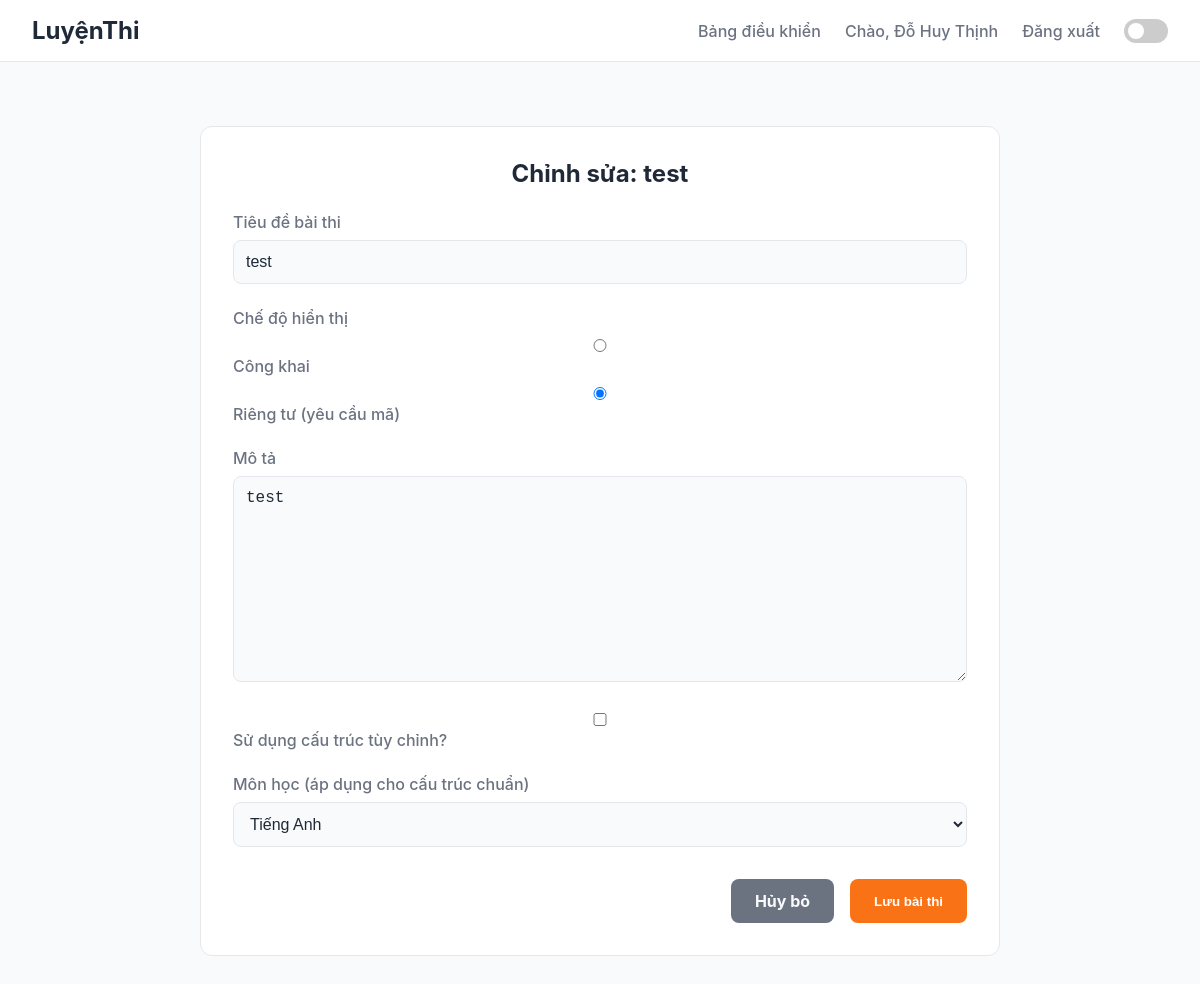
/dashboard/exam/1/update/ (signed in), run on the app's committed database.
### quizapp/models.py (models this page shows, shortened)
class User(AbstractUser):
    class Role(models.TextChoices):
        STUDENT = 'STUDENT', 'Học sinh'
        TEACHER = 'TEACHER', 'Giáo viên'
    first_name = models.CharField(_("Họ và Tên"), max_length=150, blank=False)
    last_name = models.CharField(_("last name"), max_length=150, blank=True, editable=False)
    email = models.EmailField(_("email address"), unique=True)
    role = models.CharField(max_length=50, choices=Role.choices, default=Role.STUDENT)
    school = models.CharField(max_length=255, blank=True, verbose_name="Trường")
    school_class = models.CharField(max_length=50, blank=True, verbose_name="Lớp")
    date_of_birth = models.DateField(null=True, blank=True, verbose_name="Ngày Sinh")
    phone_number = models.CharField(max_length=15, blank=True, verbose_name="Số điện thoại")

class Exam(models.Model):
    class SubjectType(models.TextChoices):
        MATH = 'MATH', 'Toán'
        PHYSICS = 'PHYSICS', 'Vật lý'
        CHEMISTRY = 'CHEMISTRY', 'Hóa học'
        BIOLOGY = 'BIOLOGY', 'Sinh học'
        HISTORY = 'HISTORY', 'Lịch sử'
        GEOGRAPHY = 'GEOGRAPHY', 'Địa lí'
        CIVIC_EDUCATION = 'CIVIC_EDUCATION', 'Giáo dục công dân'
        ENGLISH = 'ENGLISH', 'Tiếng Anh'
        TSA = 'TSA', 'Đánh giá tư duy (TSA)'
        OTHER = 'OTHER', 'Môn khác'
    class Visibility(models.TextChoices):
        PUBLIC = 'PUBLIC', 'Công khai'
        PRIVATE = 'PRIVATE', 'Riêng tư (yêu cầu mã)'
    title = models.CharField(max_length=255, verbose_name="Tiêu đề kỳ thi")
    visibility = models.CharField(
        max_length=10,
        choices=Visibility.choices,
        default=Visibility.PUBLIC,
        verbose_name="Chế độ hiển thị"
    )
    description = models.TextField(blank=True, null=True, verbose_name="Mô tả")
    owner = models.ForeignKey(settings.AUTH_USER_MODEL, on_delete=models.CASCADE, related_name='exams')
    subject = models.CharField(max_length=20, choices=SubjectType.choices, default=SubjectType.OTHER, verbose_name="Môn học (cho cấu trúc chuẩn)")
    duration_minutes = models.PositiveIntegerField(default=50, verbose_name="Thời gian làm bài (phút)")
    is_custom = models.BooleanField(default=False, verbose_name="Cấu trúc tùy chỉnh")
    code = models.CharField(max_length=8, unique=True, blank=True, default=generate_exam_code, verbose_name="Mã bài thi")
    created_at = models.DateTimeField(auto_now_add=True)
    updated_at = models.DateTimeField(auto_now=True)
    class Meta: ordering = ['-created_at']

### quizapp/views.py (the view, shortened to what this page needs)
# urls.py: path('dashboard/exam/<int:pk>/update/', views.ExamUpdateView.as_view(), name='exam_update'),
class ExamUpdateView(ExamOwnerRequiredMixin, UpdateView):
    model = Exam
    form_class = ExamForm
    template_name = 'dashboard/exam_form_custom.html'
    success_url = reverse_lazy('teacher_dashboard')
    def get_context_data(self, **kwargs):
        data = super().get_context_data(**kwargs)
        if self.request.POST:
            data['section_formset'] = ExamSectionFormSet(self.request.POST, instance=self.object, prefix='sections')
        else:
            data['section_formset'] = ExamSectionFormSet(instance=self.object, prefix='sections')
        data['page_title'] = f'Chỉnh sửa: {self.object.title}'
        return data

### quizapp/forms.py
class ExamForm(forms.ModelForm):
    class Meta:
        model = Exam
        fields = ['title', 'visibility', 'is_custom', 'subject', 'duration_minutes', 'description']
        labels = {
            'title': 'Tiêu đề bài thi',
            'visibility': 'Chế độ hiển thị',
            'is_custom': 'Sử dụng cấu trúc tùy chỉnh?',
            'subject': 'Môn học (áp dụng cho cấu trúc chuẩn)',
            'duration_minutes': 'Thời gian làm bài (phút)',
            'description': 'Mô tả',
        }
        widgets = {
            'visibility': forms.RadioSelect,
        }

### quizapp/views.py (called while the page is built)
def is_teacher(user):
    return user.is_authenticated and user.role == 'TEACHER'

    def test_func(self): return is_teacher(self.request.user)

    def test_func(self):
        exam = self.get_object()
        return super().test_func() and exam.owner == self.request.user

### quizapp/templates/dashboard/exam_form_custom.html (shortened to what this page needs)
{% extends "base.html" %}
{% block content %}
<div class="form-wrapper">
    <h2>{{ page_title }}</h2>
    <form method="post">
        <div class="form-field">
            <label for="{{ form.title.id_for_label }}">Tiêu đề bài thi</label>
            {{ form.title }}
        </div>
        <div class="form-field visibility-field">
            <label>{{ form.visibility.label }}</label>
            {{ form.visibility }}
        </div>
        <div class="form-field">
            <label for="{{ form.description.id_for_label }}">Mô tả</label>
            {{ form.description }}
        </div>
        <div class="form-field is-custom-field">
             {{ form.is_custom }}
             <label for="{{ form.is_custom.id_for_label }}">{{ form.is_custom.label }}</label>
        </div>
        <div id="standard-structure-fields">
            <div class="form-field">
                <label for="{{ form.subject.id_for_label }}">{{ form.subject.label }}</label>
                {{ form.subject }}
            </div>
        </div>
        <div style="display: flex; justify-content: flex-end; gap: 1rem; margin-top: 2rem;">
            <a href="{{ request.META.HTTP_REFERER|default:request.get_full_path }}" class="btn" style="background-color: var(--text-secondary); color: var(--bg-primary);">Hủy bỏ</a>
            <button type="submit" class="btn btn-cta">Lưu bài thi</button>
        </div>
    </form>
</div>
{% endblock %}

### quizapp/templates/base.html (shortened to what this page needs)
<!DOCTYPE html>
<html lang="vi">
<head>
</head>
<body>
    <nav>
        <div class="logo">
            <a href="{% url 'home' %}">LuyệnThi</a>
        </div>
        <div class="nav-links">
            {% if user.is_authenticated %}
            {% if user.role == 'TEACHER' %}
            <a href="{% url 'teacher_dashboard' %}">Bảng điều khiển</a>
            {% elif user.role == 'STUDENT' %}
            <a href="{% url 'student_exam_list' %}">Danh sách bài thi</a>
            <a href="{% url 'student_result_history' %}">Lịch sử</a>
            {% endif %}
            <span>Chào, {{ user.first_name|default:user.username }}</span>
            <form action="{% url 'logout' %}" method="post" style="display: inline;">
                <button type="submit"
                    style="background:none; border:none; color:var(--text-secondary); cursor:pointer; font-weight:500; font-family:var(--font-sans); font-size:1rem;">Đăng
                    xuất</button>
            </form>
            {% else %}
            <a href="{% url 'login' %}">Đăng nhập</a>
            <a href="{% url 'register' %}" class="button">Đăng ký</a>
            {% endif %}
            <div class="theme-switch-wrapper">
                <label class="theme-switch" for="checkbox">
                    <div class="slider round"></div>
                </label>
            </div>
        </div>
    </nav>
    <main class="main-content">
        {% block content %}{% endblock %}
    </main>
</body>
</html>

### quizapp/templates/base.html (style rules this page uses)
:root { --font-sans: -apple-system, BlinkMacSystemFont, "Segoe UI", Roboto, "Helvetica Neue", Arial, sans-serif; --bg-primary: #F9FAFB; --bg-surface: #FFFFFF; --text-primary: #1F2937; --text-secondary: #6B7280; --accent: #3B82F6; --cta: #F97316; --border: #E5E7EB; --error: #DC2626; --success: #10B981; }
* { box-sizing: border-box; margin: 0; padding: 0; }
body { font-family: var(--font-sans); background-color: var(--bg-primary); color: var(--text-primary); transition: background-color 0.3s, color 0.3s; }
nav { background-color: var(--bg-surface); padding: 1rem 2rem; display: flex; justify-content: space-between; align-items: center; border-bottom: 1px solid var(--border); position: sticky; top: 0; z-index: 100; }
nav .logo a { color: var(--text-primary); text-decoration: none; font-weight: bold; font-size: 1.5rem; }
nav .nav-links { display: flex; align-items: center; gap: 1.5rem; }
nav .nav-links a, nav .nav-links span { color: var(--text-secondary); text-decoration: none; font-weight: 500; transition: color 0.2s; }
.main-content { max-width: 1024px; margin: 2rem auto; padding: 2rem; }
.form-wrapper { background-color: var(--bg-surface); padding: 2rem; border-radius: 0.75rem; max-width: 500px; margin: auto; border: 1px solid var(--border); }
.form-wrapper h2 { text-align: center; margin-bottom: 1.5rem; color: var(--text-primary); }
.form-field { margin-bottom: 1.25rem; }
.form-field label { display: block; margin-bottom: 0.5rem; font-weight: 500; color: var(--text-secondary); }
.form-field input, .form-field select, .form-field textarea { width: 100%; padding: 0.75rem; background-color: var(--bg-primary); border: 1px solid var(--border); border-radius: 0.5rem; color: var(--text-primary); font-size: 1rem; }
.btn { display: inline-block; padding: 0.75rem 1.5rem; border: none; border-radius: 0.5rem; font-weight: bold; cursor: pointer; text-decoration: none; text-align: center; transition: transform 0.2s, opacity 0.2s; }
.btn-cta { background-color: var(--cta); color: white; }
.theme-switch-wrapper { display: flex; align-items: center; }
.theme-switch { display: inline-block; height: 24px; position: relative; width: 44px; }
.slider { background-color: #ccc; bottom: 0; cursor: pointer; left: 0; position: absolute; right: 0; top: 0; transition: .4s; border-radius: 24px; }
.slider:before { background-color: #fff; bottom: 4px; content: ""; height: 16px; left: 4px; position: absolute; transition: .4s; width: 16px; border-radius: 50%; }

### quizapp/templates/dashboard/exam_form_custom.html (style rules this page uses)
.form-wrapper { max-width: 800px; }
.form-field { margin-bottom: 1.5rem; }
#standard-structure-fields, #custom-duration-field, #custom-structure-fields { display: none; }

### data on the page
User: first_name "Đỗ Huy Thịnh"
Exam: title "test", visibility "☐ Công khai ☑ Riêng tư (yêu cầu mã)", description "test", subject "Tiếng Anh"

### other printed values
{{ page_title }} "Chỉnh sửa: test"
